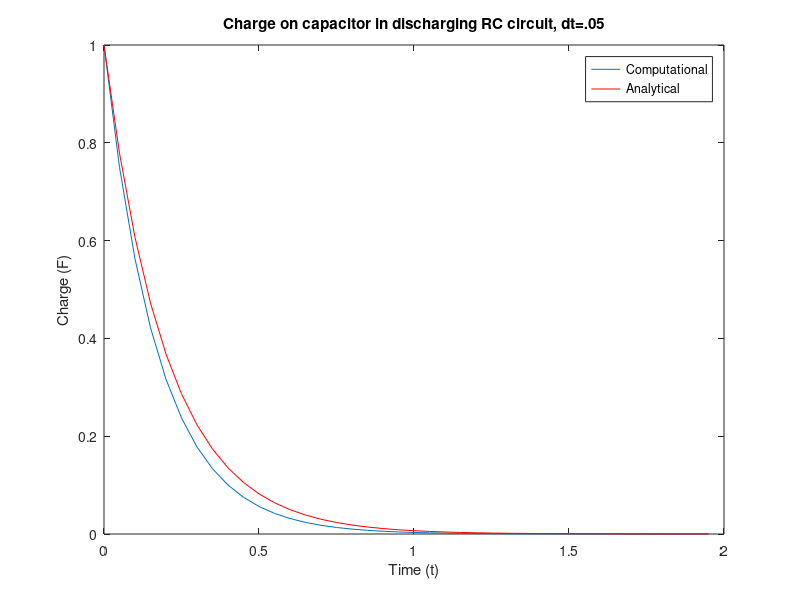
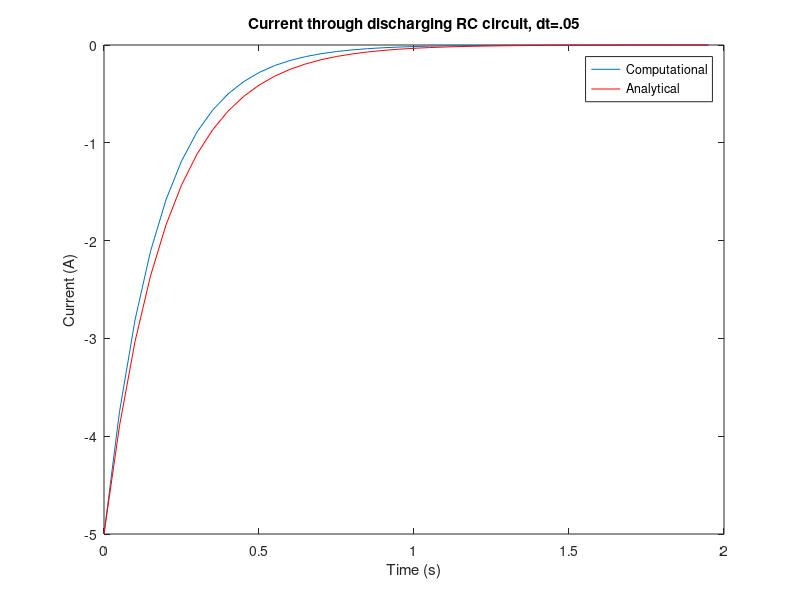

Write MATLAB code to recreate these figures, in order.
clear all;
close all;
clc;

%Discharging a capacitor
Qo = 1;
R = 1;
C = 0.2;
V = 0;

tstart = 0;
tend = 2;
dt = 0.05;
n = (tend - tstart)/dt;

Q = zeros(n,1);
I = zeros(n,1);
time = zeros(n,1);

Q(1) = Qo;

Io = -Qo/(R*C);
I(1) = Io;

%Euler method:
for step=1:n-1
    Q(step+1) = Q(step) + (-Q(step)/(R*C))*dt;
    I(step+1) = I(step) + (-I(step)/(R*C))*dt;
    time(step+1) = time(step)+ dt;
end

%Analytical solution
Q_analytical = Qo*exp(-time./(R*C));
I_analytical = Io*exp(-time./(R*C));
figure;
plot(time, Q, time, Q_analytical, 'r');
title('Charge on capacitor in discharging RC circuit, dt=.05');
xlabel('Time (t)');
ylabel('Charge (F)');
legend('Computational', 'Analytical');


figure;
plot(time, I, time, I_analytical, 'r');
title('Current through discharging RC circuit, dt=.05');
xlabel('Time (s)');
ylabel('Current (A)');
legend('Computational', 'Analytical');
